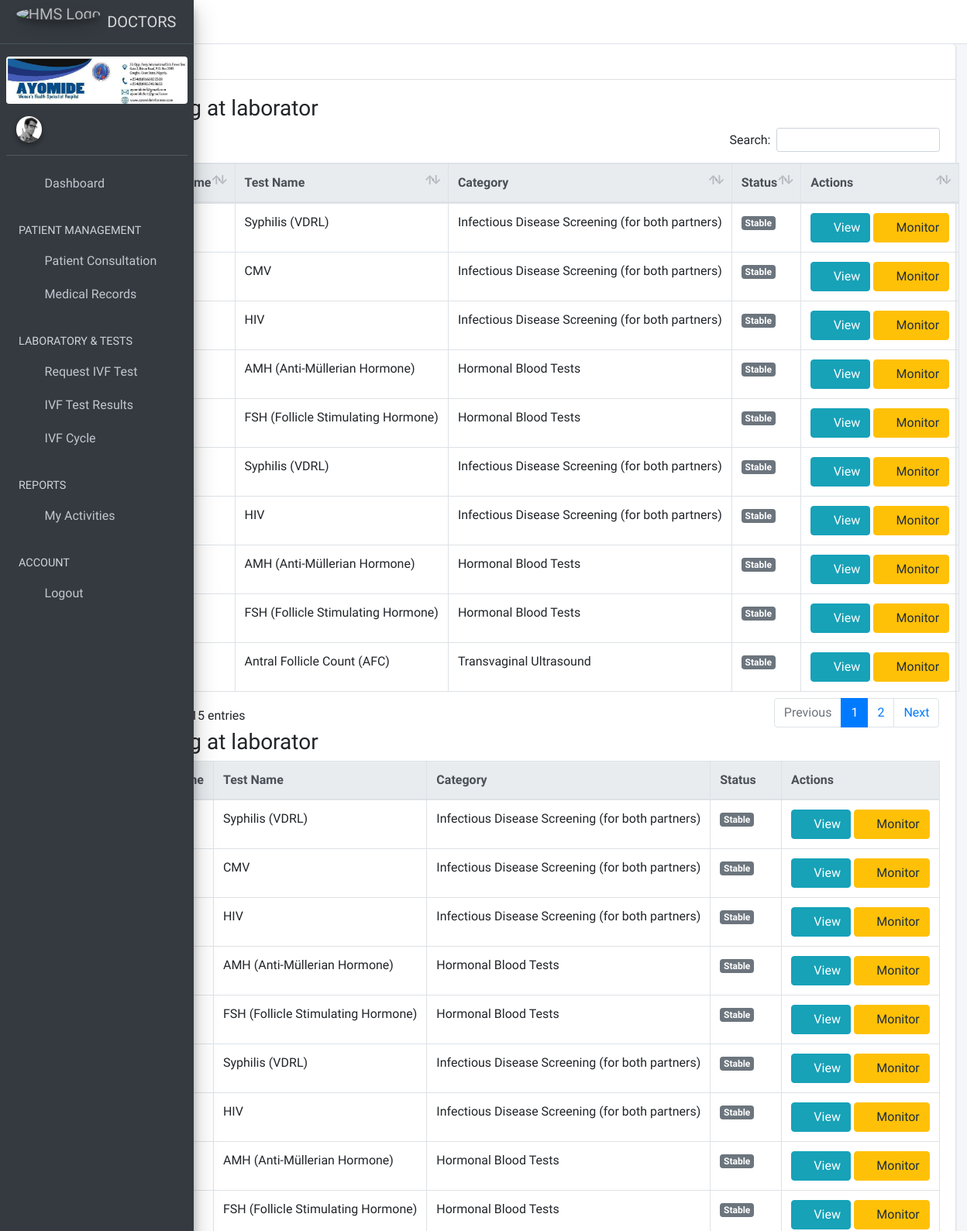
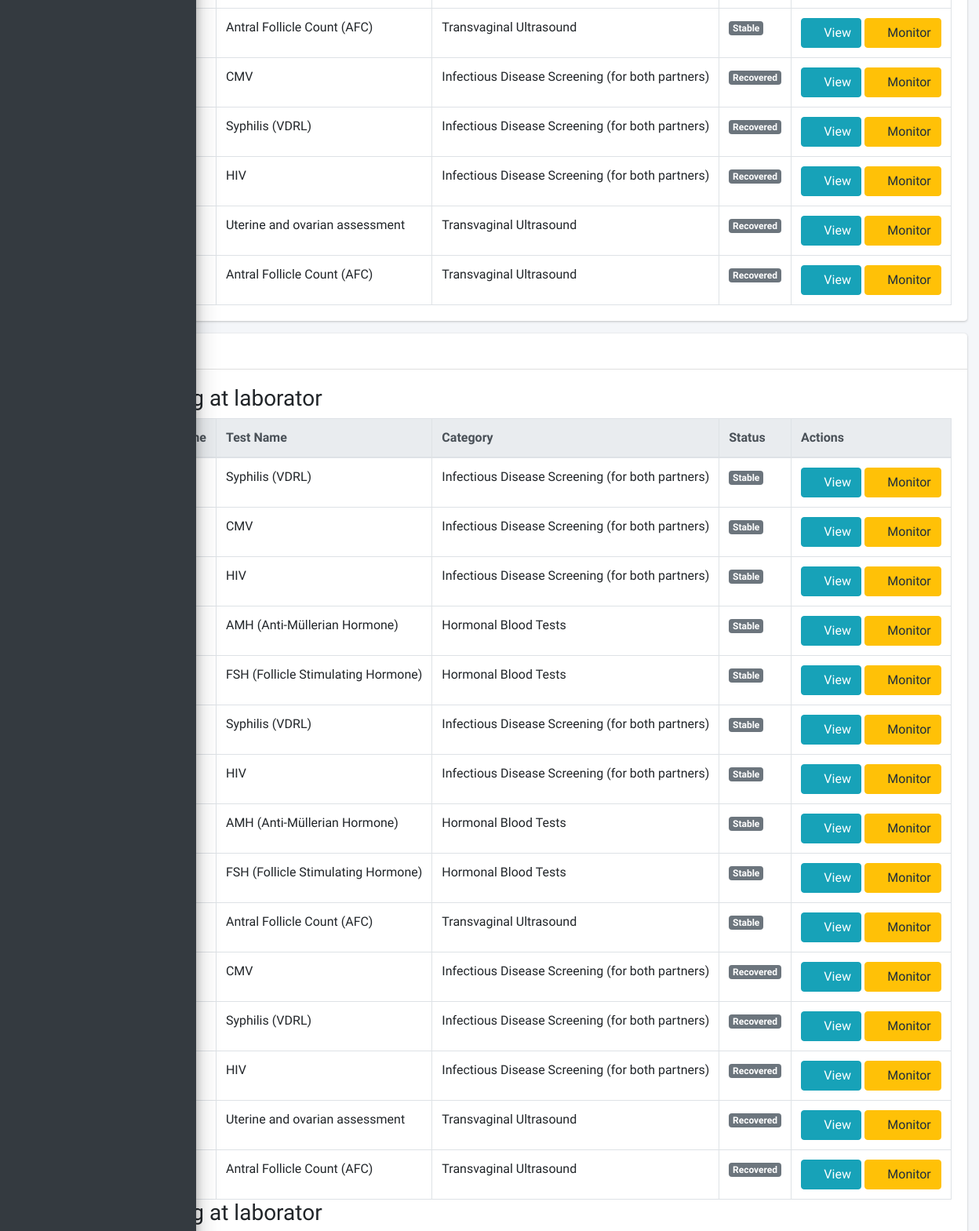
Screenshot of /d/testresults/ (upper part) with the database file from the repository (2 pictures, top to bottom).
### hospapp/models.py (models this page shows, shortened)
class LabTest(models.Model):
    STATUS_CHOICES = [
        ('cancelled', 'Cancelled'),
        ('completed', 'Completed'),
        ('in_progress', 'In Progress'),
        ('pending', 'Pending'),
    ]
    test_request_id = models.UUIDField(default=uuid4, editable=False, db_index=True)
    patient = models.ForeignKey(Patient, on_delete=models.CASCADE, related_name='lab_tests')
    category = models.ForeignKey('TestCategory', on_delete=models.CASCADE, related_name='test_category')
    test_name = models.CharField(max_length=100)
    normal_range = models.CharField(max_length=100, blank=True, null=True)
    notes = models.TextField(blank=True, null=True)
    result_value = models.TextField(blank=True, null=True)
    status = models.CharField(max_length=20, choices=STATUS_CHOICES, default='pending')
    testcompleted = models.BooleanField(default=0)
    doctor_comments = models.IntegerField(null=True, blank=True)
    labresulttestid = models.IntegerField(null=True, blank=True)
    date_performed = models.DateTimeField(null=True, blank=True)
    requested_at = models.DateTimeField(auto_now_add=True)
    submitted_on = models.DateField(default=timezone.now)
    time = models.TimeField(auto_now_add=True)
    doctor_name = models.CharField(max_length=100, blank=True)
    performed_by = models.ForeignKey(User, on_delete=models.SET_NULL, blank=True, null=True, related_name='performed_tests')
    recorded_by = models.ForeignKey(User, on_delete=models.SET_NULL, null=True, blank=True, related_name='recorded_tests')
    requested_by = models.ForeignKey(User, on_delete=models.SET_NULL, null=True, blank=True, related_name='requested_tests')
    instructions = models.TextField(blank=True, null=True)
    class Meta:
        ordering = ['-requested_at']

class TestCategory(models.Model):
    name = models.CharField(max_length=100, unique=True)
    class Meta:
        verbose_name_plural = "Test Categories"
    def __str__(self):
        return self.name

class Patient(models.Model):
    BLOOD_GROUP_CHOICES = [
        ('A+', 'A+'), ('A-', 'A-'),
        ('B+', 'B+'), ('B-', 'B-'),
        ('AB+', 'AB+'), ('AB-', 'AB-'),
        ('O+', 'O+'), ('O-', 'O-'),
    ]
    STATUS_CHOICES = [
        ('critical', 'Critical'),
        ('recovered', 'Recovered'),
        ('stable', 'Stable'),
    ]
    RELATIONSHIP_CHOICES = [
        ('Spouse', 'Spouse'),
        ('Father', 'Father'),
        ('Mother', 'Mother'),
        ('Son', 'Son'),
        ('Daughter', 'Daughter'),
        ('Brother', 'Brother'),
        ('Sister', 'Sister'),
        ('Guardian', 'Guardian'),
        ('Friend', 'Friend'),
        ('Other', 'Other'),
    ]
    address = models.TextField()
    blood_group = models.CharField(max_length=3, choices=BLOOD_GROUP_CHOICES, default='O+')
    date_of_birth = models.DateField()
    date_registered = models.DateTimeField(auto_now_add=True)
    email = models.EmailField(blank=True, null=True)
    first_time = models.CharField(max_length=20, blank=True)
    full_name = models.CharField(max_length=200)
    gender = models.CharField(max_length=10)
    id_number = models.CharField(max_length=100, blank=True)
    id_type = models.CharField(max_length=20, blank=True)
    marital_status = models.CharField(max_length=20)
    nationality = models.CharField(max_length=50)
    phone = models.CharField(max_length=15)
    photo = models.ImageField(upload_to='patient_photos/', blank=True, null=True)
    state_of_origin = models.CharField(max_length=50, blank=True)
    patient_id = models.CharField(max_length=100, unique=True, editable=False)
    registered_by = models.ForeignKey(User, on_delete=models.SET_NULL, null=True, blank=True, related_name='patients_registered')
    next_of_kin_name = models.CharField(max_length=100)
    next_of_kin_phone = models.CharField(max_length=15)
    next_of_kin_relationship = models.CharField(max_length=20, choices=RELATIONSHIP_CHOICES, blank=True, null=True)
    next_of_kin_email = models.EmailField(blank=True, null=True)
    next_of_kin_address = models.TextField(blank=True, null=True)
    diagnosis = models.TextField(blank=True, null=True)
    is_inpatient = models.BooleanField(default=False)
    medication = models.TextField(blank=True, null=True)
    notes = models.TextField(blank=True, null=True)
    referred_by = models.CharField(max_length=100, blank=True, null=True)
    status = models.CharField(max_length=20, choices=STATUS_CHOICES, default='stable')
    class Meta:
        ordering = ['-date_registered']

### hospapp/views.py (the view)
# urls.py: path('d/testresults/', views.waitinglist, name='testresults'),
def waitinglist(request):
    today = date.today()
    appointments_today = Appointment.objects.filter(scheduled_time=today)
    test_outstanding = LabTest.objects.filter(testcompleted=True)
    context = {
        'appointments_today': appointments_today,
        'test_outstanding': test_outstanding,
    }
    return render(request, 'doctors/waitinglist.html', context)

### hospapp/templates/doctors/waitinglist.html (shortened to what this page needs)
{% extends "doctors/base.html" %}
{% load static %}
{% block content %}
<section class="content">
    <div class="container-fluid">
        <div class="card">
            <div class="card-header">
                <h3 class="card-title">Patient records</h3>
            </div>
            <div class="card-body">
                {% if test_outstanding %}
                <table id="example1" class="table table-bordered table-hover text-nowrap mb-0">
                    <h3>Test waiting at laborator</h3>
                    <thead class="thead-light">
                        <tr>
                            <th style="width: 50px;">#</th>
                            <th>Patient Name</th>
                            <th>Test Name</th>
                            <th>Category</th>
                            <th>Status</th>
                            <th style="width: 160px;">Actions</th>
                        </tr>
                    </thead>
                    <tbody>
                        {% for test in test_outstanding %}
                        <tr>
                            <td>{{ forloop.counter }}</td>
                            <td>{{ test.test_name }}</td>
                            <td>{{ test.category }}</td>
                            <td>
                                <span class="badge badge-{% if test.patient.status == 'active' %}success{% elif test.patient.status == 'critical' %}danger{% else %}secondary{% endif %}">
                                    {{ test.patient.get_status_display }}
                                </span>
                            </td>
                            <td>
                                <button class="btn btn-info" data-bs-toggle="modal" data-bs-target="#overviewModal" onclick="loadOverview({{ test.id }})">
                                    <i class="fas fa-folder-open"></i> View
                                </button>
                                <button class="btn btn-warning" data-bs-toggle="modal" data-bs-target="#monitorModal" onclick="loadMonitor({{ test.id }})">
                                    <i class="fas fa-chart-line"></i> Monitor
                                </button>
                            </td>
                        </tr>
                        {% endfor %}
                    </tbody>
                </table>
                {% else %}
                <p class="text-center text-muted">No outstanding tests found.</p>
                {% endif %}
                {% if test_outstanding %}
<table id="example1" class="table table-bordered table-hover text-nowrap mb-0">
    <h3>Test waiting at laborator</h3>
    <thead class="thead-light">
        <tr>
            <th style="width: 50px;">#</th>
            <th>Patient Name</th>
            <th>Test Name</th>
            <th>Category</th>
            <th>Status</th>
            <th style="width: 160px;">Actions</th>
        </tr>
    </thead>
    <tbody>
        {% for test in test_outstanding %}
        <tr>
            <td>{{ forloop.counter }}</td>
            <td>{{ test.test_name }}</td>
            <td>{{ test.category }}</td>
            <td>
                <span class="badge badge-{% if test.patient.status == 'active' %}success{% elif test.patient.status == 'critical' %}danger{% else %}secondary{% endif %}">
                    {{ test.patient.get_status_display }}
                </span>
            </td>
            <td>
                <button class="btn btn-info" data-bs-toggle="modal" data-bs-target="#overviewModal" onclick="loadOverview({{ test.id }})">
                    <i class="fas fa-folder-open"></i> View
                </button>
                <button class="btn btn-warning" data-bs-toggle="modal" data-bs-target="#monitorModal" onclick="loadMonitor({{ test.id }})">
                    <i class="fas fa-chart-line"></i> Monitor
                </button>
            </td>
        </tr>
        {% endfor %}
    </tbody>
</table>
{% else %}
<p class="text-center text-muted">No outstanding tests found.</p>
{% endif %}
            </div>
        </div>
        </div>
</section>
<section class="content">
    <div class="container-fluid">
        <div class="card">
            <div class="card-header">
                <h3 class="card-title">Patient records</h3>
            </div>
            <div class="card-body">
                {% if test_outstanding %}
                <table id="example1" class="table table-bordered table-hover text-nowrap mb-0">
                    <h3>Test waiting at laborator</h3>
                    <thead class="thead-light">
                        <tr>
                            <th style="width: 50px;">#</th>
                            <th>Patient Name</th>
                            <th>Test Name</th>
                            <th>Category</th>
                            <th>Status</th>
                            <th style="width: 160px;">Actions</th>
                        </tr>
                    </thead>
                    <tbody>
                        {% for test in test_outstanding %}
                        <tr>
                            <td>{{ forloop.counter }}</td>
                            <td>{{ test.test_name }}</td>
                            <td>{{ test.category }}</td>
                            <td>
                                <span class="badge badge-{% if test.patient.status == 'active' %}success{% elif test.patient.status == 'critical' %}danger{% else %}secondary{% endif %}">
                                    {{ test.patient.get_status_display }}
                                </span>
                            </td>
                            <td>
                                <button class="btn btn-info" data-bs-toggle="modal" data-bs-target="#overviewModal" onclick="loadOverview({{ test.id }})">
                                    <i class="fas fa-folder-open"></i> View
                                </button>
                                <button class="btn btn-warning" data-bs-toggle="modal" data-bs-target="#monitorModal" onclick="loadMonitor({{ test.id }})">
                                    <i class="fas fa-chart-line"></i> Monitor
                                </button>
                            </td>
                        </tr>
                        {% endfor %}
                    </tbody>
                </table>
                {% else %}
                <p class="text-center text-muted">No outstanding tests found.</p>
                {% endif %}
                {% if test_outstanding %}
                <table id="example1" class="table table-bordered table-hover text-nowrap mb-0">
                    <h3>Test waiting at laborator</h3>
                </table>
                {% else %}
                <p class="text-center text-muted">No outstanding tests found.</p>
                {% endif %}
            </div>
        </div>
    </div>
</section>
{% endblock %}

### rows the page displays
LabTest: test_name "Syphilis (VDRL)", category "Infectious Disease Screening (for both partners)", patient.status "Stable"
LabTest: test_name "CMV", category "Infectious Disease Screening (for both partners)", patient.status "Stable"
LabTest: test_name "HIV", category "Infectious Disease Screening (for both partners)", patient.status "Stable"
LabTest: test_name "AMH (Anti-Müllerian Hormone)", category "Hormonal Blood Tests", patient.status "Stable"
LabTest: test_name "FSH (Follicle Stimulating Hormone)", category "Hormonal Blood Tests", patient.status "Stable"
LabTest: test_name "Syphilis (VDRL)", category "Infectious Disease Screening (for both partners)", patient.status "Stable"
LabTest: test_name "HIV", category "Infectious Disease Screening (for both partners)", patient.status "Stable"
LabTest: test_name "AMH (Anti-Müllerian Hormone)", category "Hormonal Blood Tests", patient.status "Stable"
LabTest: test_name "FSH (Follicle Stimulating Hormone)", category "Hormonal Blood Tests", patient.status "Stable"
LabTest: test_name "Antral Follicle Count (AFC)", category "Transvaginal Ultrasound", patient.status "Stable"
LabTest: test_name "CMV", category "Infectious Disease Screening (for both partners)", patient.status "Recovered"
LabTest: test_name "Syphilis (VDRL)", category "Infectious Disease Screening (for both partners)", patient.status "Recovered"
LabTest: test_name "HIV", category "Infectious Disease Screening (for both partners)", patient.status "Recovered"
LabTest: test_name "Uterine and ovarian assessment", category "Transvaginal Ultrasound", patient.status "Recovered"
LabTest: test_name "Antral Follicle Count (AFC)", category "Transvaginal Ultrasound", patient.status "Recovered"
